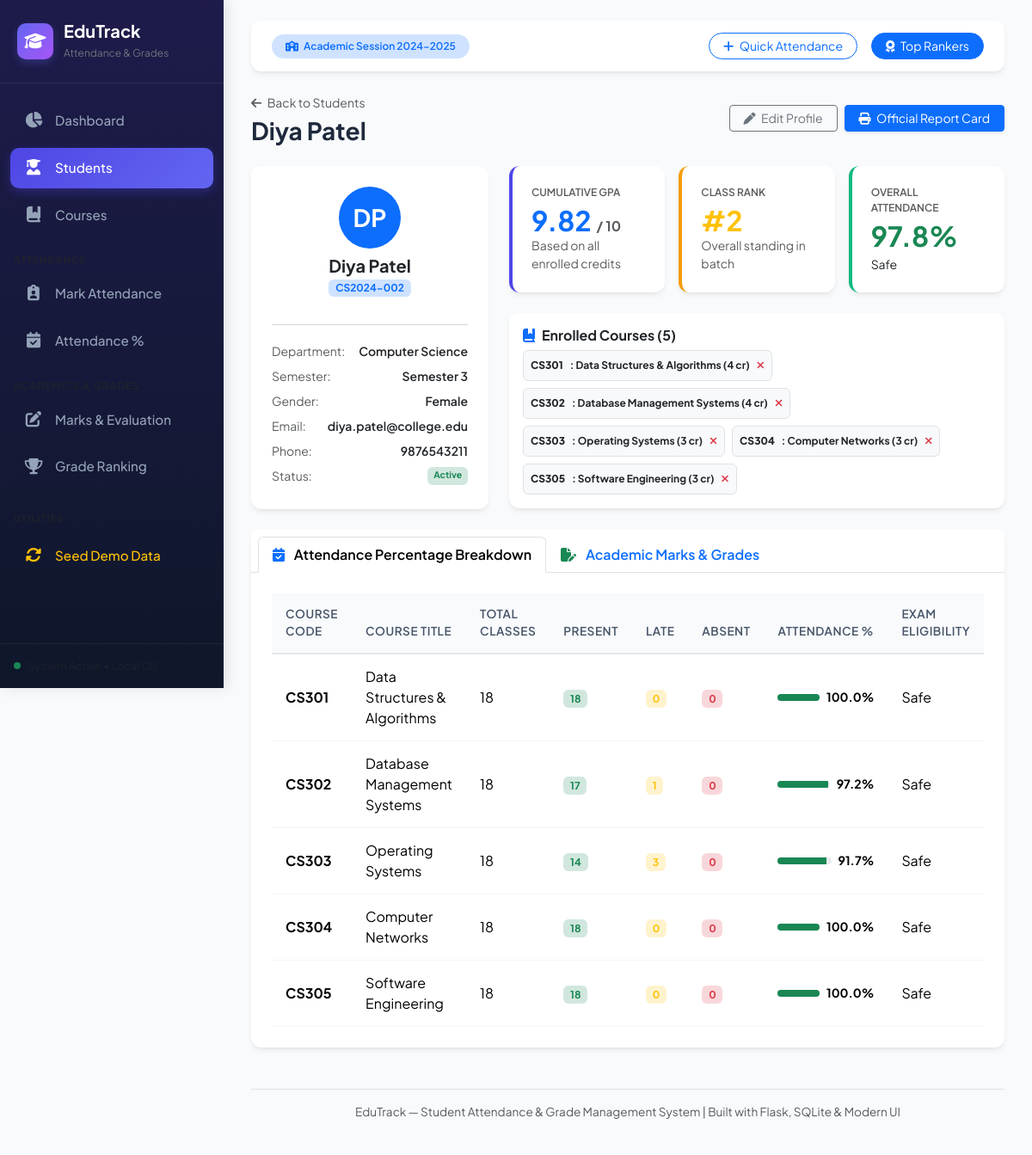
/students/2, run on the app's committed database.
### tables this page shows
CREATE TABLE students (
                id INTEGER PRIMARY KEY AUTOINCREMENT,
                roll_number TEXT UNIQUE NOT NULL,
                first_name TEXT NOT NULL,
                last_name TEXT NOT NULL,
                email TEXT UNIQUE NOT NULL,
                phone TEXT,
                department TEXT NOT NULL DEFAULT 'Computer Science',
                semester INTEGER NOT NULL DEFAULT 1,
                gender TEXT DEFAULT 'Male',
                admission_date DATE DEFAULT (date('now')),
                status TEXT DEFAULT 'Active'
            );

CREATE TABLE enrollments (
                id INTEGER PRIMARY KEY AUTOINCREMENT,
                student_id INTEGER NOT NULL,
                course_id INTEGER NOT NULL,
                enrollment_date DATE DEFAULT (date('now')),
                FOREIGN KEY (student_id) REFERENCES students(id) ON DELETE CASCADE,
                FOREIGN KEY (course_id) REFERENCES courses(id) ON DELETE CASCADE,
                UNIQUE(student_id, course_id)
            );

CREATE TABLE courses (
                id INTEGER PRIMARY KEY AUTOINCREMENT,
                course_code TEXT UNIQUE NOT NULL,
                course_name TEXT NOT NULL,
                department TEXT NOT NULL DEFAULT 'Computer Science',
                credits INTEGER NOT NULL DEFAULT 3,
                instructor TEXT NOT NULL,
                semester INTEGER NOT NULL DEFAULT 1
            );

### app.py (the view)
@app.route('/students/<int:student_id>')
def student_detail(student_id):
    student = models.get_student_by_id(student_id)
    if not student:
        flash("Student not found.", "warning")
        return redirect(url_for('students'))
    enrolled_courses = models.get_enrolled_courses_for_student(student_id)
    all_courses = models.get_all_courses()
    attendance_matrix = models.get_student_course_attendance_matrix(student_id)
    marks_list = models.get_marks_for_student(student_id)
    overall_attendance = models.get_attendance_percentage(student_id=student_id)
    tot_credits = sum(m.get('credits', 0) for m in marks_list)
    weighted_gp = sum(m.get('credits', 0) * (m.get('grade_point') or 0.0) for m in marks_list)
    cgpa = round(weighted_gp / tot_credits, 2) if tot_credits > 0 else 0.0
    rankings = models.get_overall_rankings()
    student_rank = '-'
    for r in rankings:
        if r['student_id'] == student_id:
            student_rank = r['rank']
            break
    enrolled_ids = {c['id'] for c in enrolled_courses}
    available_courses = [c for c in all_courses if c['id'] not in enrolled_ids]
    return render_template(
        'student_detail.html',
        student=student,
        enrolled_courses=enrolled_courses,
        available_courses=available_courses,
        attendance_matrix=attendance_matrix,
        marks_list=marks_list,
        overall_attendance=overall_attendance,
        cgpa=cgpa,
        rank=student_rank
    )

### database.py (called while the page is built)
def get_db():
    conn = sqlite3.connect(DB_PATH)
    conn.row_factory = sqlite3.Row
    conn.execute("PRAGMA foreign_keys = ON")
    return conn

### models.py (called while the page is built)
def get_student_by_id(student_id):
    with get_db() as conn:
        cursor = conn.cursor()
        cursor.execute("SELECT * FROM students WHERE id = ?", (student_id,))
        row = cursor.fetchone()
        return dict(row) if row else None

def get_all_courses(search_query=None):
    with get_db() as conn:
        cursor = conn.cursor()
        query = '''
            SELECT c.*, COUNT(e.student_id) as enrolled_count
            FROM courses c
            LEFT JOIN enrollments e ON c.id = e.course_id
            WHERE 1=1
        '''
        params = []
        if search_query:
            query += " AND (c.course_code LIKE ? OR c.course_name LIKE ? OR c.instructor LIKE ?)"
            wildcard = f"%{search_query.strip()}%"
            params.extend([wildcard, wildcard, wildcard])
        query += " GROUP BY c.id ORDER BY c.course_code ASC"
        cursor.execute(query, params)
        return [dict(row) for row in cursor.fetchall()]

def get_enrolled_courses_for_student(student_id):
    with get_db() as conn:
        cursor = conn.cursor()
        cursor.execute('''
            SELECT c.*, e.enrollment_date
            FROM courses c
            JOIN enrollments e ON c.id = e.course_id
            WHERE e.student_id = ?
            ORDER BY c.course_code ASC
        ''', (student_id,))
        return [dict(row) for row in cursor.fetchall()]

def get_student_course_attendance_matrix(student_id):
    courses = get_enrolled_courses_for_student(student_id)
    matrix = []
    for c in courses:
        stats = get_attendance_percentage(student_id=student_id, course_id=c['id'])
        matrix.append({
            'course_id': c['id'],
            'course_code': c['course_code'],
            'course_name': c['course_name'],
            'credits': c['credits'],
            **stats
        })
    return matrix

def get_marks_for_student(student_id):
    with get_db() as conn:
        cursor = conn.cursor()
        cursor.execute('''
            SELECT m.*, c.course_code, c.course_name, c.credits, c.instructor
            FROM courses c
            JOIN enrollments e ON c.id = e.course_id
            LEFT JOIN marks m ON m.student_id = e.student_id AND m.course_id = c.id
            WHERE e.student_id = ?
            ORDER BY c.course_code ASC
        ''', (student_id,))
        return [dict(row) for row in cursor.fetchall()]

### templates/student_detail.html (shortened to what this page needs)
{% extends 'base.html' %}
{% block content %}
<div class="d-flex justify-content-between align-items-center mb-4 flex-wrap gap-2">
    <div>
        <a href="{{ url_for('students') }}" class="text-decoration-none text-muted small">
            <i class="fa-solid fa-arrow-left me-1"></i> Back to Students
        </a>
        <h3 class="fw-bold mb-0 mt-1">{{ student.first_name }} {{ student.last_name }}</h3>
    </div>
    <div class="d-flex gap-2">
        <button type="button" class="btn btn-outline-secondary btn-sm px-3" data-bs-toggle="modal" data-bs-target="#editStudentModal">
            <i class="fa-solid fa-pen me-1"></i> Edit Profile
        </button>
        <a href="{{ url_for('report_card', student_id=student.id) }}" target="_blank" class="btn btn-primary btn-sm px-3 shadow-sm">
            <i class="fa-solid fa-print me-1"></i> Official Report Card
        </a>
    </div>
</div>
<div class="row g-4 mb-4">
    <div class="col-lg-4">
        <div class="card p-4 h-100">
            <div class="text-center mb-3">
                <div class="podium-avatar bg-primary mx-auto mb-2" style="width: 72px; height: 72px; font-size: 28px;">
                    {{ student.first_name[:1] }}{{ student.last_name[:1] }}
                </div>
                <h5 class="fw-bold mb-0">{{ student.first_name }} {{ student.last_name }}</h5>
                <span class="badge bg-primary-subtle text-primary fw-bold mt-1">{{ student.roll_number }}</span>
            </div>
            <hr class="text-muted">
            <div class="small">
                <div class="d-flex justify-content-between py-1">
                    <span class="text-muted">Department:</span>
                    <span class="fw-semibold">{{ student.department }}</span>
                </div>
                <div class="d-flex justify-content-between py-1">
                    <span class="text-muted">Semester:</span>
                    <span class="fw-semibold">Semester {{ student.semester }}</span>
                </div>
                <div class="d-flex justify-content-between py-1">
                    <span class="text-muted">Gender:</span>
                    <span class="fw-semibold">{{ student.gender }}</span>
                </div>
                <div class="d-flex justify-content-between py-1">
                    <span class="text-muted">Email:</span>
                    <span class="fw-semibold text-truncate" style="max-width: 170px;">{{ student.email }}</span>
                </div>
                <div class="d-flex justify-content-between py-1">
                    <span class="text-muted">Phone:</span>
                    <span class="fw-semibold">{{ student.phone or 'N/A' }}</span>
                </div>
                <div class="d-flex justify-content-between py-1">
                    <span class="text-muted">Status:</span>
                    <span class="badge {% if student.status == 'Active' %}bg-success-subtle text-success{% else %}bg-secondary-subtle text-secondary{% endif %}">
                        {{ student.status }}
                    </span>
                </div>
            </div>
        </div>
    </div>
    <div class="col-lg-8">
        <div class="row g-3 mb-4">
            <div class="col-md-4">
                <div class="card stat-card primary h-100">
                    <span class="text-muted text-uppercase fw-semibold" style="font-size: 0.75rem;">Cumulative GPA</span>
                    <h2 class="fw-bold text-primary mb-0 mt-1">{{ cgpa }} <small class="text-muted fs-6">/ 10</small></h2>
                    <small class="text-muted">Based on all enrolled credits</small>
                </div>
            </div>
            <div class="col-md-4">
                <div class="card stat-card warning h-100">
                    <span class="text-muted text-uppercase fw-semibold" style="font-size: 0.75rem;">Class Rank</span>
                    <h2 class="fw-bold text-warning mb-0 mt-1">#{{ rank }}</h2>
                    <small class="text-muted">Overall standing in batch</small>
                </div>
            </div>
            <div class="col-md-4">
                <div class="card stat-card {{ overall_attendance.status_class }} h-100">
                    <span class="text-muted text-uppercase fw-semibold" style="font-size: 0.75rem;">Overall Attendance</span>
                    <h2 class="fw-bold text-{{ overall_attendance.status_class }} mb-0 mt-1">{{ overall_attendance.percentage }}%</h2>
                    <small class="status-{{ overall_attendance.status_class }} d-inline-block mt-1">{{ overall_attendance.status }}</small>
                </div>
            </div>
        </div>
        <div class="card p-3">
            <div class="d-flex justify-content-between align-items-center mb-2">
                <h6 class="fw-bold mb-0"><i class="fa-solid fa-book-bookmark me-2 text-primary"></i>Enrolled Courses ({{ enrolled_courses|length }})</h6>
            </div>
            <div class="d-flex flex-wrap gap-2">
                {% for c in enrolled_courses %}
                <span class="badge bg-light text-dark border p-2 d-flex align-items-center gap-2">
                    <strong>{{ c.course_code }}</strong>: {{ c.course_name }} ({{ c.credits }} cr)
                    <form method="POST" action="{{ url_for('unenroll_student_course', student_id=student.id, course_id=c.id) }}" onsubmit="return confirm('Remove course enrollment? Attendance and marks will be cleared.');" style="display:inline;">
                        <button type="submit" class="btn btn-link text-danger p-0 border-0" style="font-size: 0.75rem;">
                            <i class="fa-solid fa-xmark"></i>
                        </button>
                    </form>
                </span>
                {% else %}
                <span class="text-muted small">No courses currently enrolled.</span>
                {% endfor %}
            </div>
        </div>
    </div>
</div>
<div class="card">
    <div class="card-header bg-white border-bottom">
        <ul class="nav nav-tabs card-header-tabs" id="studentTab" role="tablist">
            <li class="nav-item">
                <button class="nav-link active fw-semibold" id="attendance-tab" data-bs-toggle="tab" data-bs-target="#attendancePane" type="button">
                    <i class="fa-solid fa-calendar-check me-2 text-primary"></i> Attendance Percentage Breakdown
                </button>
            </li>
            <li class="nav-item">
                <button class="nav-link fw-semibold" id="marks-tab" data-bs-toggle="tab" data-bs-target="#marksPane" type="button">
                    <i class="fa-solid fa-file-pen me-2 text-success"></i> Academic Marks & Grades
                </button>
            </li>
        </ul>
    </div>
    <div class="card-body p-0">
        <div class="tab-content" id="studentTabContent">
            <div class="tab-pane fade show active p-4" id="attendancePane">
                <div class="table-responsive">
                    <table class="table table-custom align-middle">
                        <thead>
                            <tr>
                                <th>Course Code</th>
                                <th>Course Title</th>
                                <th>Total Classes</th>
                                <th>Present</th>
                                <th>Late</th>
                                <th>Absent</th>
                                <th>Attendance %</th>
                                <th>Exam Eligibility</th>
                            </tr>
                        </thead>
                        <tbody>
                            {% for att in attendance_matrix %}
                            <tr>
                                <td><strong>{{ att.course_code }}</strong></td>
                                <td>{{ att.course_name }}</td>
                                <td>{{ att.total_classes }}</td>
                                <td><span class="badge bg-success-subtle text-success">{{ att.present_count }}</span></td>
                                <td><span class="badge bg-warning-subtle text-warning">{{ att.late_count }}</span></td>
                                <td><span class="badge bg-danger-subtle text-danger">{{ att.absent_count }}</span></td>
                                <td style="width: 220px;">
                                    <div class="d-flex align-items-center gap-2">
                                        <div class="progress flex-grow-1" style="height: 8px;">
                                            <div class="progress-bar {% if att.percentage >= 75 %}bg-success{% elif att.percentage >= 65 %}bg-warning{% else %}bg-danger{% endif %}" style="width: {{ att.percentage }}%;"></div>
                                        </div>
                                        <span class="fw-bold small">{{ att.percentage }}%</span>
                                    </div>
                                </td>
                                <td>
                                    <span class="status-{{ att.status_class }}">{{ att.status }}</span>
                                </td>
                            </tr>
                            {% else %}
                            <tr>
                                <td colspan="8" class="text-center text-muted py-4">No attendance records found.</td>
                            </tr>
                            {% endfor %}
                        </tbody>
                    </table>
                </div>
            </div>
        </div>
    </div>
</div>
{% endblock %}

### static/css/style.css (style rules this page uses)
:root { --primary-color: #4f46e5; --primary-hover: #4338ca; --primary-light: #e0e7ff; --secondary-color: #64748b; --success-color: #10b981; --success-light: #d1fae5; --warning-color: #f59e0b; --warning-light: #fef3c7; --danger-color: #ef4444; --danger-light: #fee2e2; --dark-bg: #0f172a; --sidebar-bg: #1e1b4b; --sidebar-hover: #2e287a; --card-shadow: 0 4px 6px -1px rgba(0, 0, 0, 0.07), 0 2px 4px -2px rgba(0, 0, 0, 0.05); --border-radius: 12px; }
body { font-family: 'Plus Jakarta Sans', system-ui, -apple-system, sans-serif; background-color: #f8fafc; color: #1e293b; min-height: 100vh; }
.card { border: none; border-radius: var(--border-radius); box-shadow: var(--card-shadow); background: #ffffff; transition: transform 0.2s ease, box-shadow 0.2s ease; }
.stat-card { padding: 22px; border-radius: var(--border-radius); position: relative; overflow: hidden; }
.stat-card.primary { border-left: 4px solid #4f46e5; }
.stat-card.success { border-left: 4px solid #10b981; }
.stat-card.warning { border-left: 4px solid #f59e0b; }
.podium-avatar { width: 64px; height: 64px; border-radius: 50%; margin: 0 auto 12px; display: flex; align-items: center; justify-content: center; font-size: 24px; font-weight: 700; color: white; }
.table-custom { margin-bottom: 0; }
.table-custom thead th { background-color: #f8fafc; color: #475569; font-weight: 600; font-size: 0.85rem; text-transform: uppercase; letter-spacing: 0.5px; border-bottom: 2px solid #e2e8f0; padding: 14px 16px; }
.table-custom tbody td { padding: 14px 16px; vertical-align: middle; border-bottom: 1px solid #f1f5f9; }

### data on the page
students: first_name "Diya", last_name "Patel", first_name "D", last_name "P", roll_number "CS2024-002", department "Computer Science", semester "3", gender "Female", email "diya.patel@college.edu", phone "9876543211", status "Active"
enrollments: course_code "CS301", course_name "Data Structures & Algorithms", credits "4", total_classes "18", present_count "18", late_count "0", absent_count "0", percentage "100.0", status "Safe"
enrollments: course_code "CS302", course_name "Database Management Systems", credits "4", total_classes "18", present_count "17", late_count "1", absent_count "0", percentage "97.2", status "Safe"
enrollments: course_code "CS303", course_name "Operating Systems", credits "3", total_classes "18", present_count "14", late_count "3", absent_count "0", percentage "91.7", status "Safe"
enrollments: course_code "CS304", course_name "Computer Networks", credits "3", total_classes "18", present_count "18", late_count "0", absent_count "0", percentage "100.0", status "Safe"
enrollments: course_code "CS305", course_name "Software Engineering", credits "3", total_classes "18", present_count "18", late_count "0", absent_count "0", percentage "100.0", status "Safe"

### other printed values
{{ cgpa }} "9.82"
{{ rank }} "2"
{{ overall_attendance.percentage }} "97.8"
{{ overall_attendance.status }} "Safe"
{{ enrolled_courses|length }} "5"
